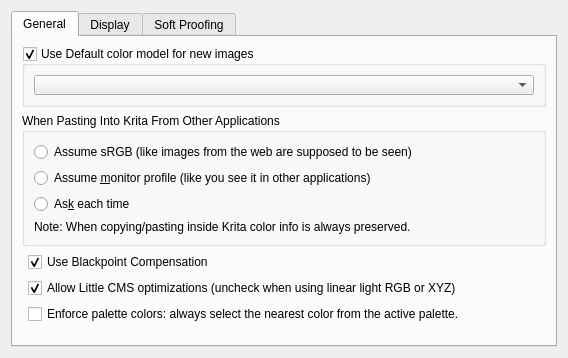
<?xml version="1.0" encoding="UTF-8"?>
<ui version="4.0">
 <author>
    SPDX-FileCopyrightText: none
    SPDX-License-Identifier: GPL-3.0-or-later
  </author>
 <class>WdgColorSettings</class>
 <widget class="QWidget" name="WdgColorSettings">
  <property name="geometry">
   <rect>
    <x>0</x>
    <y>0</y>
    <width>568</width>
    <height>358</height>
   </rect>
  </property>
  <property name="windowTitle">
   <string>Color Settings</string>
  </property>
  <layout class="QGridLayout" name="gridLayout">
   <item row="0" column="0">
    <widget class="QTabWidget" name="tabWidget">
     <property name="currentIndex">
      <number>0</number>
     </property>
     <widget class="QWidget" name="tab">
      <attribute name="title">
       <string>General</string>
      </attribute>
      <layout class="QFormLayout" name="formLayout">
       <item row="0" column="0" colspan="2">
        <widget class="QGroupBox" name="useDefColorSpace">
         <property name="title">
          <string>Use Default color model for new images</string>
         </property>
         <property name="checkable">
          <bool>true</bool>
         </property>
         <layout class="QFormLayout" name="formLayout_2">
          <item row="0" column="0" colspan="2">
           <widget class="KisCmbIDList" name="cmbWorkingColorSpace">
            <property name="enabled">
             <bool>true</bool>
            </property>
            <property name="sizePolicy">
             <sizepolicy hsizetype="Expanding" vsizetype="Preferred">
              <horstretch>0</horstretch>
              <verstretch>0</verstretch>
             </sizepolicy>
            </property>
            <property name="minimumSize">
             <size>
              <width>0</width>
              <height>20</height>
             </size>
            </property>
           </widget>
          </item>
         </layout>
        </widget>
       </item>
       <item row="1" column="0" colspan="2">
        <widget class="QGroupBox" name="grpPasteBehaviour">
         <property name="title">
          <string>When Pasting Into Krita From Other Applications</string>
         </property>
         <layout class="QVBoxLayout">
          <item>
           <widget class="QRadioButton" name="radioPasteWeb">
            <property name="text">
             <string>Assume sRGB (like images from the web are supposed to be seen)</string>
            </property>
           </widget>
          </item>
          <item>
           <widget class="QRadioButton" name="radioPasteMonitor">
            <property name="text">
             <string>Assume &amp;monitor profile (like you see it in other applications)</string>
            </property>
           </widget>
          </item>
          <item>
           <widget class="QRadioButton" name="radioPasteAsk">
            <property name="text">
             <string>As&amp;k each time</string>
            </property>
           </widget>
          </item>
          <item>
           <widget class="QLabel" name="textLabel1_2_2">
            <property name="text">
             <string>Note: When copying/pasting inside Krita color info is always preserved.</string>
            </property>
           </widget>
          </item>
         </layout>
        </widget>
       </item>
       <item row="2" column="1">
        <widget class="QCheckBox" name="chkBlackpoint">
         <property name="text">
          <string>Use Blackpoint Compensation</string>
         </property>
         <property name="checked">
          <bool>true</bool>
         </property>
        </widget>
       </item>
       <item row="3" column="1">
        <widget class="QCheckBox" name="chkAllowLCMSOptimization">
         <property name="text">
          <string>Allow Little CMS optimizations (uncheck when using linear light RGB or XYZ)</string>
         </property>
         <property name="checked">
          <bool>true</bool>
         </property>
        </widget>
       </item>
       <item row="4" column="1">
        <widget class="QCheckBox" name="chkForcePaletteColor">
         <property name="text">
          <string>Enforce palette colors: always select the nearest color from the active palette.</string>
         </property>
        </widget>
       </item>
       <item row="5" column="0" colspan="2">
        <spacer name="verticalSpacer_3">
         <property name="orientation">
          <enum>Qt::Vertical</enum>
         </property>
         <property name="sizeHint" stdset="0">
          <size>
           <width>20</width>
           <height>40</height>
          </size>
         </property>
        </spacer>
       </item>
      </layout>
     </widget>
     <widget class="QWidget" name="tab_2">
      <attribute name="title">
       <string>Display</string>
      </attribute>
      <layout class="QFormLayout" name="formLayout_3">
       <item row="0" column="1">
        <widget class="QCheckBox" name="chkUseSystemMonitorProfile">
         <property name="text">
          <string>Use system monitor profile</string>
         </property>
         <property name="checked">
          <bool>false</bool>
         </property>
        </widget>
       </item>
       <item row="1" column="0">
        <widget class="QLabel" name="lblRenderingIntent">
         <property name="toolTip">
          <string>The icm profile for your calibrated monitor</string>
         </property>
         <property name="text">
          <string>&amp;Rendering intent:</string>
         </property>
         <property name="buddy">
          <cstring>cmbMonitorIntent</cstring>
         </property>
        </widget>
       </item>
       <item row="1" column="1">
        <widget class="KComboBox" name="cmbMonitorIntent">
         <property name="sizePolicy">
          <sizepolicy hsizetype="Expanding" vsizetype="Fixed">
           <horstretch>0</horstretch>
           <verstretch>0</verstretch>
          </sizepolicy>
         </property>
         <item>
          <property name="text">
           <string>Perceptual</string>
          </property>
         </item>
         <item>
          <property name="text">
           <string>Relative Colorimetric</string>
          </property>
         </item>
         <item>
          <property name="text">
           <string comment="ICC profile rendering intent">Saturation</string>
          </property>
         </item>
         <item>
          <property name="text">
           <string>Absolute Colorimetric</string>
          </property>
         </item>
        </widget>
       </item>
       <item row="2" column="0" colspan="2">
        <widget class="QWidget" name="monitorprofileholder" native="true">
         <property name="minimumSize">
          <size>
           <width>50</width>
           <height>50</height>
          </size>
         </property>
        </widget>
       </item>
       <item row="3" column="0" colspan="2">
        <widget class="QPushButton" name="bnAddColorProfile">
         <property name="sizePolicy">
          <sizepolicy hsizetype="Expanding" vsizetype="Fixed">
           <horstretch>0</horstretch>
           <verstretch>0</verstretch>
          </sizepolicy>
         </property>
         <property name="text">
          <string>Add new color profile</string>
         </property>
        </widget>
       </item>
       <item row="4" column="0" colspan="2">
        <spacer name="verticalSpacer_2">
         <property name="orientation">
          <enum>Qt::Vertical</enum>
         </property>
         <property name="sizeHint" stdset="0">
          <size>
           <width>20</width>
           <height>40</height>
          </size>
         </property>
        </spacer>
       </item>
      </layout>
     </widget>
     <widget class="QWidget" name="tab_3">
      <attribute name="title">
       <string>Soft Proofing</string>
      </attribute>
      <layout class="QFormLayout" name="formLayout_4">
       <item row="0" column="0" colspan="2">
        <widget class="QLabel" name="label">
         <property name="text">
          <string>Note: these are the default proofing settings for new images.</string>
         </property>
        </widget>
       </item>
       <item row="1" column="0" colspan="2">
        <widget class="KisColorSpaceSelector" name="proofingSpaceSelector" native="true">
         <property name="minimumSize">
          <size>
           <width>100</width>
           <height>100</height>
          </size>
         </property>
        </widget>
       </item>
       <item row="2" column="0">
        <widget class="QLabel" name="lblProofingIntent">
         <property name="text">
          <string>Proofing Rendering Intent:</string>
         </property>
        </widget>
       </item>
       <item row="2" column="1">
        <widget class="QComboBox" name="cmbProofingIntent">
         <item>
          <property name="text">
           <string>Perceptual</string>
          </property>
         </item>
         <item>
          <property name="text">
           <string>Relative Colorimetric</string>
          </property>
         </item>
         <item>
          <property name="text">
           <string comment="ICC profile rendering intent">Saturation</string>
          </property>
         </item>
         <item>
          <property name="text">
           <string>Absolute Colorimetric</string>
          </property>
         </item>
        </widget>
       </item>
       <item row="3" column="0">
        <widget class="QLabel" name="lblAdaptationState">
         <property name="text">
          <string>Adaptation State:</string>
         </property>
        </widget>
       </item>
       <item row="3" column="1">
        <widget class="QSlider" name="sldAdaptationState">
         <property name="orientation">
          <enum>Qt::Horizontal</enum>
         </property>
        </widget>
       </item>
       <item row="4" column="0">
        <widget class="QLabel" name="lblGamutWarning">
         <property name="text">
          <string>Gamut Warning:</string>
         </property>
        </widget>
       </item>
       <item row="4" column="1">
        <widget class="KisColorButton" name="gamutAlarm">
         <property name="text">
          <string/>
         </property>
        </widget>
       </item>
       <item row="5" column="1">
        <widget class="QCheckBox" name="ckbProofBlackPoint">
         <property name="text">
          <string>Black Point Compensation</string>
         </property>
        </widget>
       </item>
       <item row="6" column="0" colspan="2">
        <spacer name="verticalSpacer_4">
         <property name="orientation">
          <enum>Qt::Vertical</enum>
         </property>
         <property name="sizeHint" stdset="0">
          <size>
           <width>20</width>
           <height>40</height>
          </size>
         </property>
        </spacer>
       </item>
      </layout>
     </widget>
    </widget>
   </item>
  </layout>
 </widget>
 <customwidgets>
  <customwidget>
   <class>KisColorButton</class>
   <extends>QPushButton</extends>
   <header>kis_color_button.h</header>
  </customwidget>
  <customwidget>
   <class>KComboBox</class>
   <extends>QComboBox</extends>
   <header>kcombobox.h</header>
  </customwidget>
  <customwidget>
   <class>KisCmbIDList</class>
   <extends>QComboBox</extends>
   <header>widgets/kis_cmb_idlist.h</header>
  </customwidget>
  <customwidget>
   <class>KisColorSpaceSelector</class>
   <extends>QWidget</extends>
   <header>widgets/kis_color_space_selector.h</header>
   <container>1</container>
  </customwidget>
 </customwidgets>
 <resources/>
 <connections/>
</ui>
